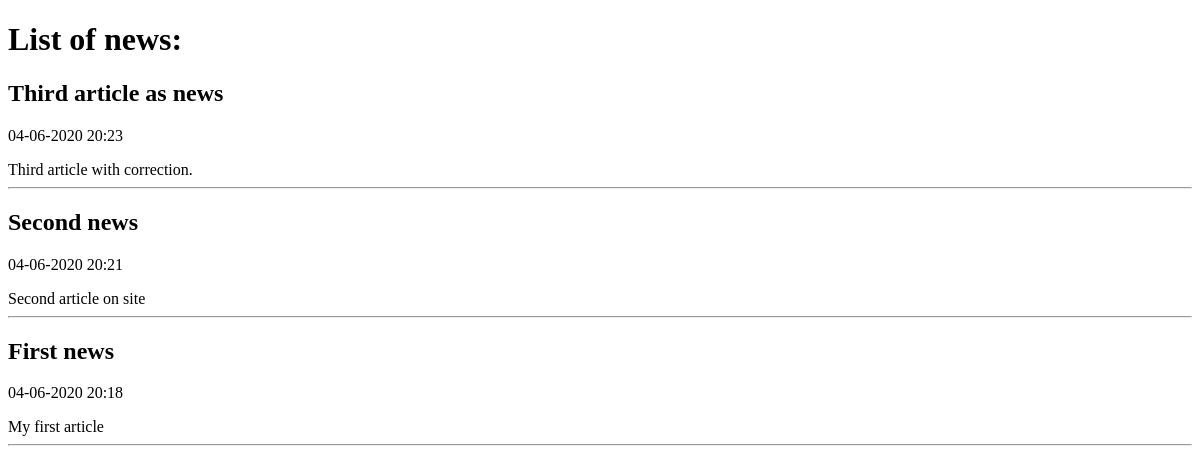
The page /news/ on the database as committed earlier.
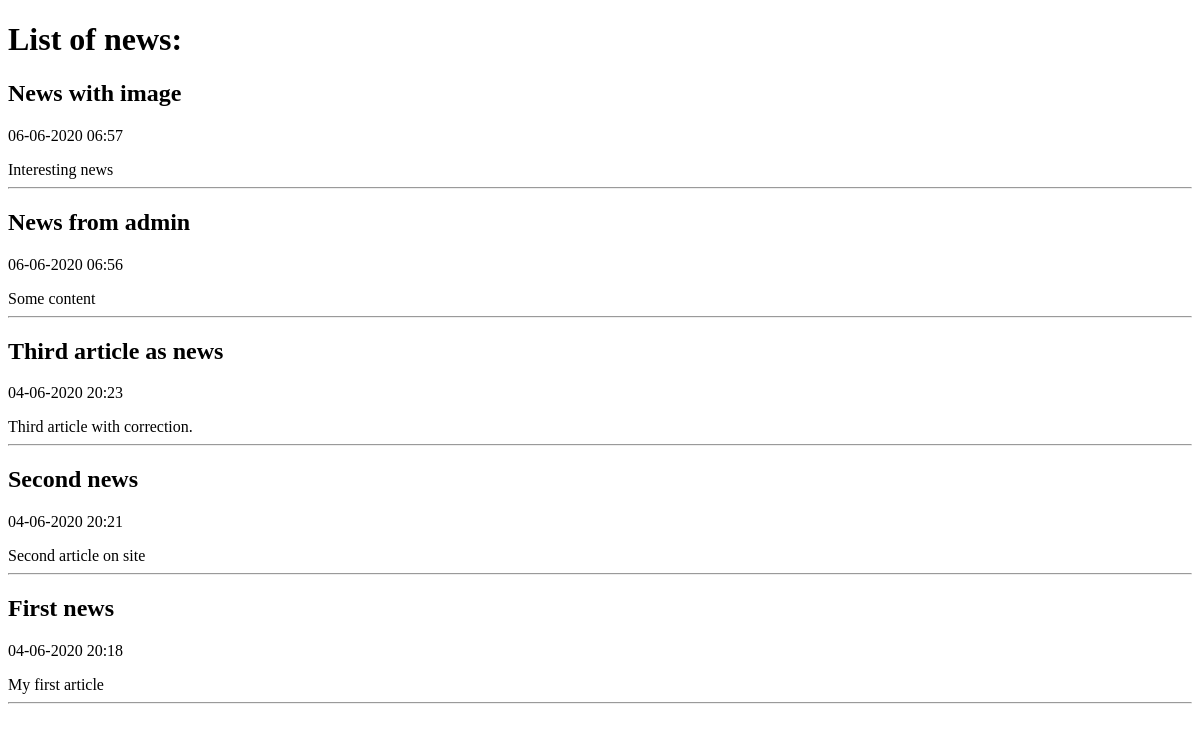
The same page on the database as committed later.
### news/models.py (models this page shows, shortened)
class News(models.Model):
    title = models.CharField(max_length=200, unique=True)
    content = models.TextField(blank=True)
    created = models.DateTimeField(auto_now_add=True)
    updated = models.DateTimeField(auto_now=True)
    photo = models.ImageField(blank=True, upload_to='photos/%Y/%m/%d/')
    published = models.BooleanField(default=True)
    class Meta:
        verbose_name = "Новость"
        verbose_name_plural = 'News'
        ordering = ['-created', 'title']

### news/views.py (the view)
# urls.py: path('news/', index)
def index(request):
    news = News.objects.all()
    return render(request, 'news/index_news.html', {'news': news})

### news/templates/news/index_news.html (shortened to what this page needs)
<!DOCTYPE html>
<html lang="en">
<head>
</head>
<body>
    <div>
        <p><h1>List of news:</h1></p>
        <p>
           {% for article in news %}
                <div>
                    <p><h2>{{ article.title }}</h2></p>
                    <p>{{ article.created|date:"d-m-Y H:i" }}</p>
                </div>
                <div>
                    {{ article.content }}
                </div>
                <hr>
            {% endfor %}
        </p>
    </div>
</body>
</html>

Rows that differ between the two databases and show on the page:
added News: title "News with image", created "06-06-2020 06:57", content "Interesting news"
added News: title "News from admin", created "06-06-2020 06:56", content "Some content"
